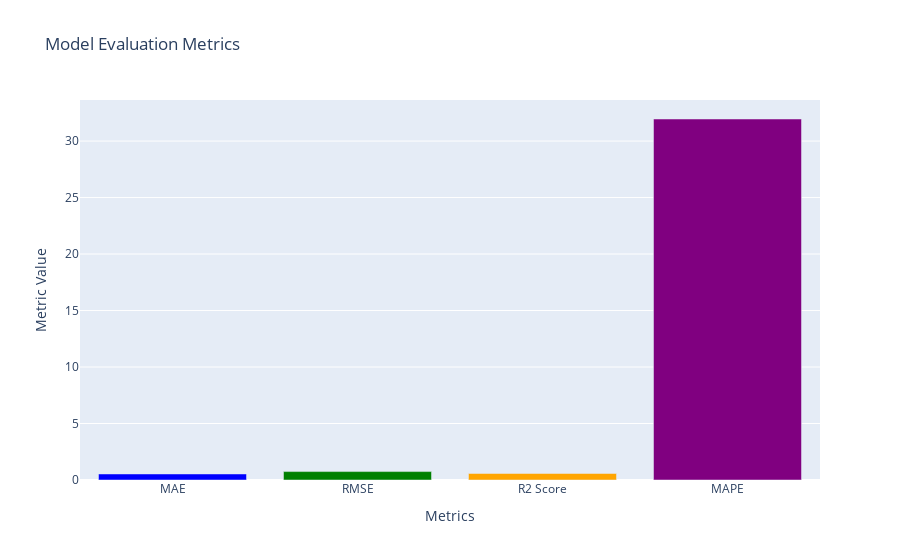

Notebook source saved alongside this figure:
### Markdown cell above
- Centered around zero with a narrow spread and symmetrical shape, it’s a good sign that the model is making accurate predictions without significant bias.
- Skewed to one side or with wide spread and outliers, it suggests that the model might need tuning, additional features, or even a different algorithm.

### Code cell
metrics = {
    'MAE': mae,
    'RMSE': rmse,
    'R2 Score': r2,
    'MAPE': mape
}

# Bar plot for metrics
fig = go.Figure(go.Bar(
    x = list(metrics.keys()),
    y = list(metrics.values()),
    marker_color = ['blue', 'green', 'orange', 'purple']
))

fig.update_layout(title = "Model Evaluation Metrics", 
                  xaxis_title = "Metrics", 
                  yaxis_title = "Metric Value")
fig.show()

### Figure 1 — Plotly figure (JSON) as saved in the notebook; plotly's stock layout.template omitted (floating-point values rounded to 4 significant figures)
{"data": [{"marker": {"color": ["blue", "green", "orange", "purple"]}, "type": "bar", "x": ["MAE", "RMSE", "R2 Score", "MAPE"], "y": [0.5332, 0.7456, 0.5758, 31.95]}], "layout": {"title": {"text": "Model Evaluation Metrics"}, "xaxis": {"title": {"text": "Metrics"}}, "yaxis": {"title": {"text": "Metric Value"}}}}
